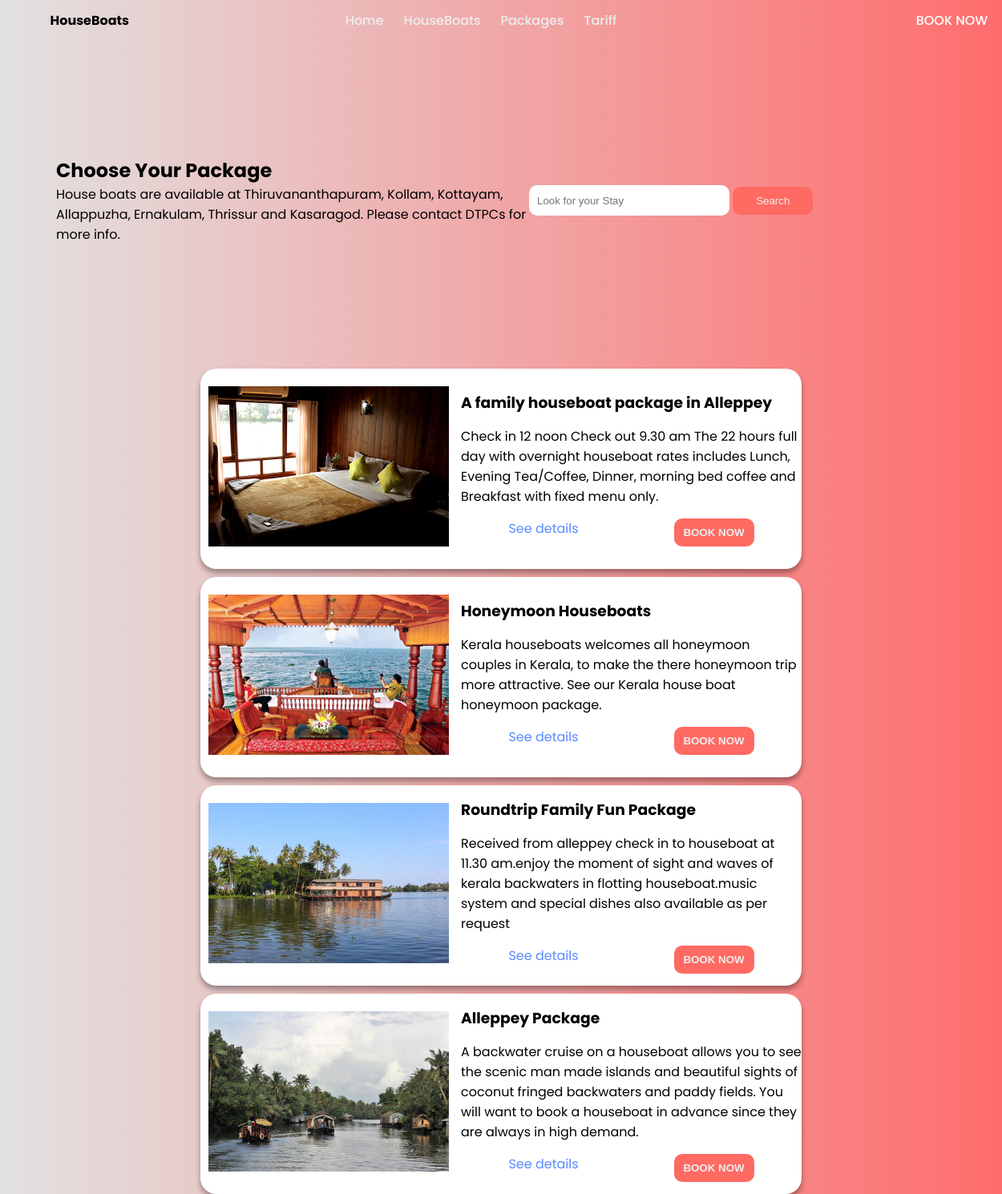
Page /test/package on the committed database.
### imagetst/models.py (models this page shows, shortened)
class Package(models.Model):
    image = models.ImageField(upload_to='slide_img', null=True)
    title = models.CharField(max_length=150)
    description = models.TextField(null= True,blank=True)
    main_des = models.TextField(null= True,blank=True)
    about_destination = models.TextField(null= True,blank=True)
    quick_facts = models.TextField(null= True,blank=True)

### imagetst/views.py (the view)
# urls.py: path('package',views.packages,name='package'),
def packages(request):
    empty = ''
    if request.GET.get('srch'):
        empty=request.GET.get('srch')
        hb = Package.objects.filter(title__icontains=empty)
        return render(request, 'package.html',{'package':hb})
    else:
        package = Package.objects.all()
        return render(request, 'package.html', {'package':package})

### template/package.html (shortened to what this page needs)
{% extends 'base.html' %}
{% load static %}
{% block base %}
<body class="houseboat">
    <div class="con-5">
        <div class="con-1">
            <div class="content-1">
                <h2>Choose Your Package</h2>
                <p>House boats are available at Thiruvananthapuram, Kollam, Kottayam, Allappuzha, Ernakulam, Thrissur and Kasaragod. Please contact DTPCs for more info.</p>
            </div>
            <div class="srch">
                <form action="{% url 'package' %}">
                    <input type="text" name="srch" class="search-1" placeholder="Look for your Stay" >
                    <input class="icon" type="submit" value="Search">
                </form>
            </div>
        </div>
        {% for i in package %}
        <div class="card">
            <div class="image">
                <img src="/test/{{i.image}}" alt="">
            </div>
            <div class="card-item">
                <h3>{{i.title}}</h3>
                <p>{{i.description}}</p>
                <div class="btns">
                    <a href="{% url 'package_detail' i.id %}">See details</a>
                    <button class="icon"><a href="{% url 'booking' %}">BOOK NOW</a></button>
                </div>
            </div>
        </div>
        {% endfor %}
    </div>
    {% endblock %}

### static/css/style.css (style rules this page uses)
body { margin: 0; font-family: 'poppins'; }
* { padding: 0; margin: 0; box-sizing: border-box; }
.houseboat { height: 100%; background: linear-gradient(to right, #e2e2e2, #ff6c6cf1); background-color: #ff6c6cf1; }
.con-1 { height: 400px; width: 100%; display: flex; align-items: center; }
.content-1 { width: 50%; margin-left: 70px; }
.srch { width: 50%; }
.search-1 { width: 250px; height: 38px; border: none; border-radius: 10px; padding: 10px; outline: #ff6a62; }
.con-5 { top: 200; display: flex; flex-direction: column; align-items: center; justify-content: center; gap: 10px; overflow: hidden; }
.card { display: flex; align-items: center; justify-content: center; width: 750px; height: 250px; background: #ffffff; box-shadow: 0 5px 7px rgba(0, 0, 0, 0.35); gap: 15px; border-radius: 20px; padding-left: 10px; }
.image { top: 20; left: 20; }
.card img { height: 200px; }
.card-item { display: flex; flex-direction: column; gap: 15px; }
.icon { width: 100px; right: 50px; background-color: #ff6a62; border: none; color: #eee; padding: 10px; border-radius: 10px; }
.icon a { font-weight: 700; text-decoration: none; }
.btns { display: flex; justify-content: space-around; padding: 0; }
.btns a { text-decoration: none; color: #5a89ff; font-weight: 5 00; }
.card-item button a { text-decoration: none; color: #eee; font-weight: 700; }
.icon a { color: #eee; }

### rows in the picture
Package: image (picture), title "A family houseboat package in Alleppey", description "Check in 12 noon Check out 9.30 am The 22 hours full day with overnight houseboat rates includes Lunch, Evening Tea/Coffee, Dinner, morning bed coffee and Breakfast with fixed menu only."
Package: image (picture), title "Honeymoon Houseboats", description "Kerala houseboats welcomes all honeymoon couples in Kerala, to make the there honeymoon trip more attractive. See our Kerala house boat honeymoon package."
Package: image (picture), title "Roundtrip Family Fun Package", description "Received from alleppey check in to houseboat at 11.30 am.enjoy the moment of sight and waves of kerala backwaters in flotting houseboat.music system and special dishes also available as per request"
Package: image (picture), title "Alleppey Package", description "A backwater cruise on a houseboat allows you to see the scenic man made islands and beautiful sights of coconut fringed backwaters and paddy fields. You will want to book a houseboat in advance since they are always in high demand."
